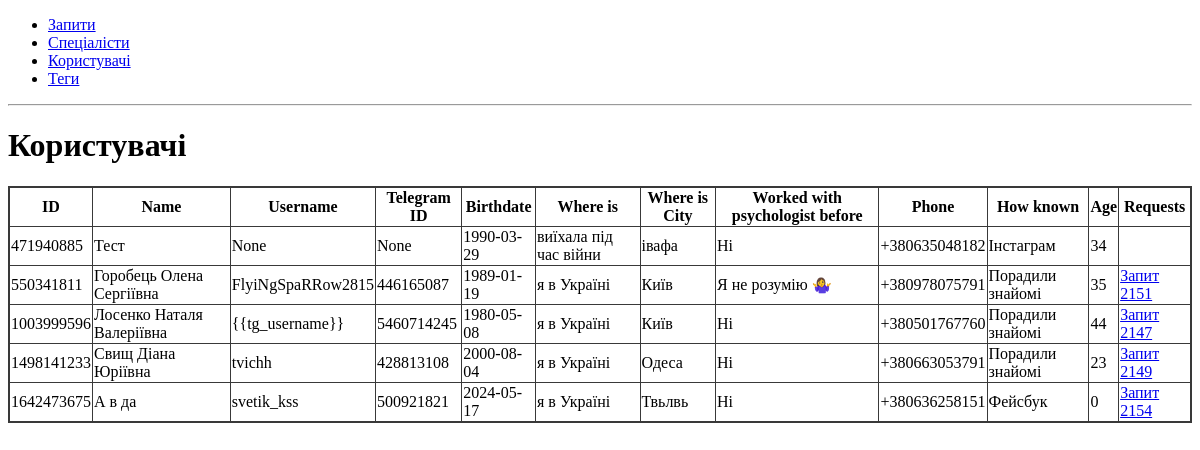
The app's page /users/, older data.
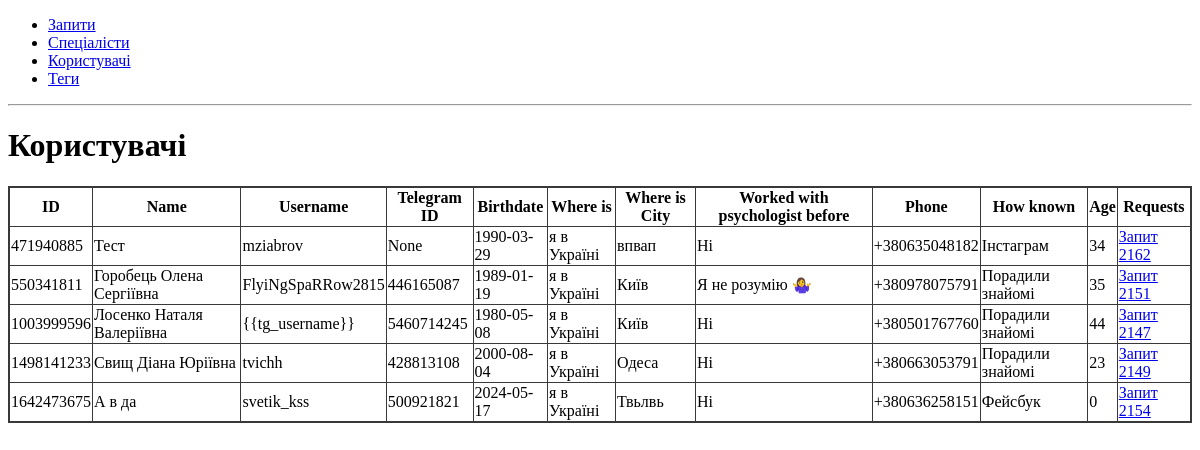
The same page, newer data.
### app/users/models.py (models this page shows, shortened)
class User(db.Model):
    id = db.Column(db.Integer, primary_key=True)
    name = db.Column(db.String(80), unique=True, nullable=False)
    username = db.Column(db.String(80), unique=True)
    telegram_id = db.Column(db.Integer, unique=True)
    birthdate = db.Column(db.Date, nullable=False)
    where_is = db.Column(db.String(80), nullable=False)
    where_is_city = db.Column(db.String(80), nullable=False)
    worked_with_psychologist_before = db.Column(db.String(80), nullable=False)
    phone = db.Column(db.String(80), nullable=False)
    how_known = db.Column(db.String(80), nullable=False)
    age = db.Column(db.Integer)

### app/requests/models.py (models this page shows, shortened)
class Request(db.Model):
    id = db.Column(db.Integer, primary_key=True)
    created_date = db.Column(db.DateTime, nullable=False)
    user_full_name = db.Column(db.String(80), nullable=False)
    user_username = db.Column(db.String(80))
    user_telegram_id = db.Column(db.Integer)
    user_birthdate = db.Column(db.Date, nullable=False)
    user_where_is = db.Column(db.String(80), nullable=False)
    user_where_is_city = db.Column(db.String(80), nullable=False)
    user_worked_with_psychologist_before = db.Column(db.String(80), nullable=False)
    help_type = db.Column(db.String(80), nullable=False)
    user_how_known = db.Column(db.String(80), nullable=False)
    user_phone = db.Column(db.Integer, nullable=False)
    request_type = db.Column(db.String(80), nullable=False)
    tag_id = db.Column(db.Integer, db.ForeignKey("tag.id"), nullable=False)
    tag = db.relationship("Tag", backref="requests")
    user_id = db.Column(db.Integer, db.ForeignKey("user.id"), nullable=False)
    user = db.relationship("User", backref="requests")
    specialist_id = db.Column(db.Integer, db.ForeignKey("specialist.id"), nullable=True)
    specialist = db.relationship("Specialist", backref="requests")
    def __repr__(self):
        return f"Запит {self.id}"

### app/users/routes.py (the view)
@bp.route('/')
def users():
    return render_template('users.html', users=User.query.all())

### app/users/templates/users.html
{% extends 'base.html' %}
{% block content %}
<h1>Користувачі</h1>
{% include 'users_table.html' %}
{% endblock %}

### app/users/templates/users_table.html
<table id="users">
    <thead>
        <tr>
            <th>ID</th>
            <th>Name</th>
            <th>Username</th>
            <th>Telegram ID</th>
            <th>Birthdate</th>
            <th>Where is</th>
            <th>Where is City</th>
            <th>Worked with psychologist before</th>
            <th>Phone</th>
            <th>How known</th>
            <th>Age</th>
            <th>Requests</th>
        </tr>
    </thead>
    <tbody>
        {% for user in users %}
        <tr>
            <td>{{ user.id }}</td>
            <td>{{ user.name }}</td>
            <td>{{ user.username }}</td>
            <td>{{ user.telegram_id }}</td>
            <td>{{ user.birthdate }}</td>
            <td>{{ user.where_is }}</td>
            <td>{{ user.where_is_city }}</td>
            <td>{{ user.worked_with_psychologist_before }}</td>
            <td>{{ user.phone }}</td>
            <td>{{ user.how_known }}</td>
            <td>{{ user.age }}</td>
            <td>
                {% for request in user.requests %}
                <a href="{{ url_for('requests.request_card', request_id=request.id) }}">{{ request }}</a>
                {% endfor %}
            </td>
        </tr>
        {% endfor %}
    </tbody>
</table>

Row changes from the older to the newer data that the page shows:
changed User "Тест": username "None" → "mziabrov"; where_is "виїхала під час війни" → "я в Україні"; where_is_city "івафа" → "впвап"
added Request: id "Запит 2162", shown under User "Тест"
